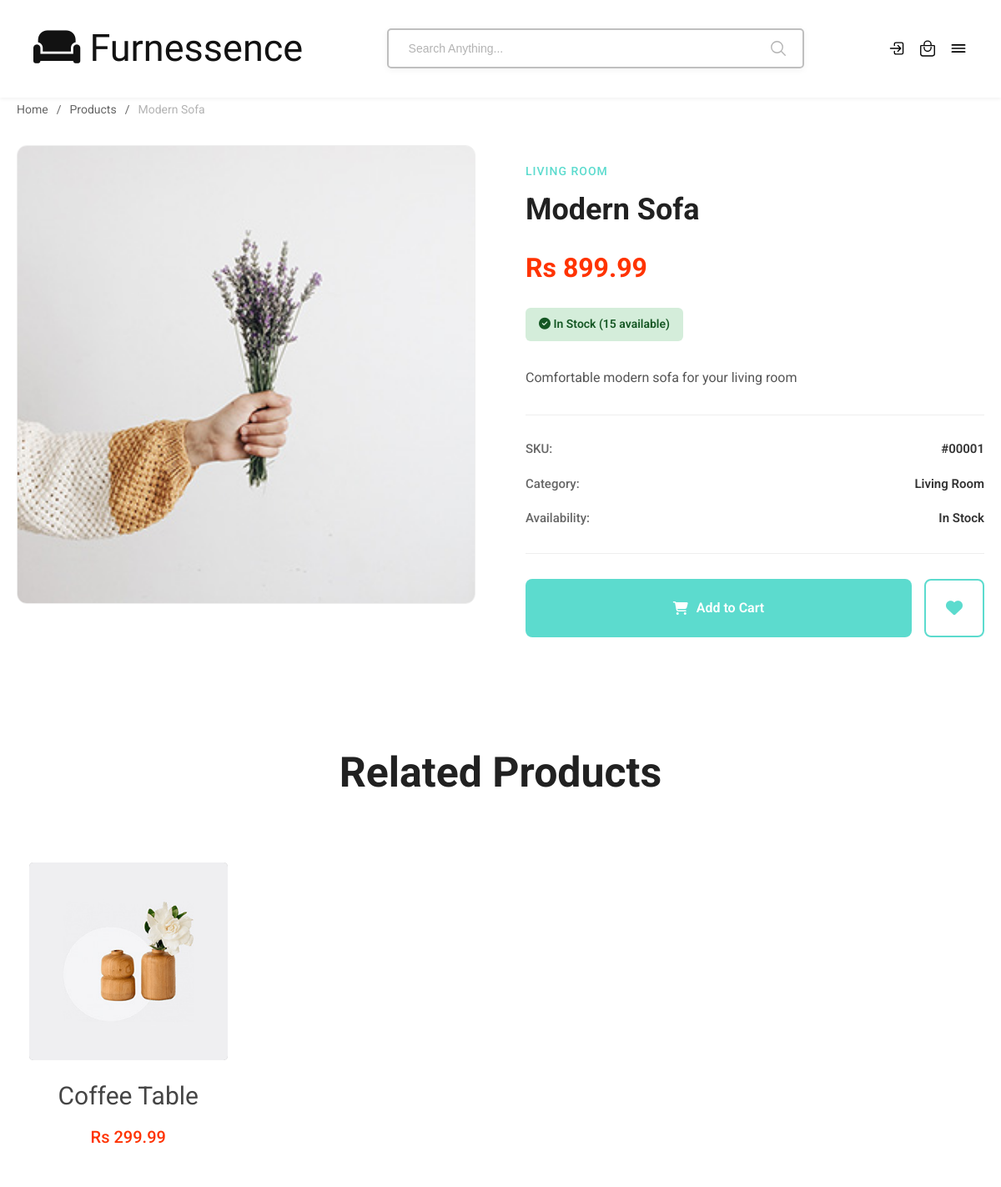
Screenshot of /product_details.php?id=1 with the database file from the repository.
### tables this page shows
CREATE TABLE IF NOT EXISTS products (
    id INT(11) AUTO_INCREMENT PRIMARY KEY,
    category_id INT(11),
    name VARCHAR(255) NOT NULL,
    slug VARCHAR(255) NOT NULL UNIQUE,
    description TEXT,
    price DECIMAL(10,2) NOT NULL,
    stock_quantity INT(11) NOT NULL DEFAULT 0,
    low_stock_threshold INT(11) DEFAULT 10,
    image VARCHAR(255),
    is_active TINYINT(1) DEFAULT 1,
    created_at TIMESTAMP DEFAULT CURRENT_TIMESTAMP,
    updated_at TIMESTAMP DEFAULT CURRENT_TIMESTAMP ON UPDATE CURRENT_TIMESTAMP,
    FOREIGN KEY (category_id) REFERENCES categories(id) ON DELETE SET NULL,
    INDEX idx_category (category_id),
    INDEX idx_slug (slug),
    INDEX idx_active (is_active)
);

CREATE TABLE IF NOT EXISTS categories (
    id INT(11) AUTO_INCREMENT PRIMARY KEY,
    name VARCHAR(100) NOT NULL,
    slug VARCHAR(100) NOT NULL UNIQUE,
    description TEXT,
    created_at TIMESTAMP DEFAULT CURRENT_TIMESTAMP,
    INDEX idx_slug (slug)
);

### product_details.php (the view, shortened to what this page needs)
<?php
require_once 'config.php';
$product_id = isset($_GET['id']) ? intval($_GET['id']) : 0;
$product_stmt = mysqli_prepare($conn, "SELECT p.*, c.name as category_name, c.slug as category_slug
                  FROM products p
                  LEFT JOIN categories c ON p.category_id = c.id
                  WHERE p.id = ? AND p.is_active = 1
                  LIMIT 1");
mysqli_stmt_bind_param($product_stmt, "i", $product_id);
mysqli_stmt_execute($product_stmt);
$product_result = mysqli_stmt_get_result($product_stmt);
$product = mysqli_fetch_assoc($product_result);
$related_stmt = mysqli_prepare($conn, "SELECT p.*, c.name as category_name
                  FROM products p
                  LEFT JOIN categories c ON p.category_id = c.id
                  WHERE p.category_id = ?
                  AND p.id != ?
                  AND p.is_active = 1
                  ORDER BY RAND()
                  LIMIT 4");
mysqli_stmt_bind_param($related_stmt, "ii", $product['category_id'], $product_id);
mysqli_stmt_execute($related_stmt);
$related_result = mysqli_stmt_get_result($related_stmt);
$is_out_of_stock = $product['stock_quantity'] <= 0;
$is_low_stock = $product['stock_quantity'] > 0 && $product['stock_quantity'] <= $product['low_stock_threshold'];
?>
<!DOCTYPE html>
<html lang="en">
<head>
    <link rel="stylesheet" href="./assests/css/style.css">
    <link rel="stylesheet" href="./assests/css/autocomplete.css">
    <link rel="stylesheet" href="https://cdnjs.cloudflare.com/ajax/libs/font-awesome/6.5.1/css/all.min.css">
</head>
<body>
<?php include 'includes/header.php'; ?>
<main>
    <div class="product-details-container">
        <nav class="breadcrumb">
            <a href="index.php">Home</a>
            <span>/</span>
            <a href="index.php#product">Products</a>
            <span>/</span>
            <span><?php echo htmlspecialchars($product['name']); ?></span>
        </nav>
        <div class="product-details-grid">
            <div class="product-image-section">
                <?php
                $product_image = !empty($product['image']) ? htmlspecialchars($product['image']) : 'assests/images/products/product-1.jpg';
                ?>
                <img src="<?php echo $product_image; ?>"
                     alt="<?php echo htmlspecialchars($product['name']); ?>"
                     class="product-main-image">
            </div>
            <div class="product-info-section">
                <div class="product-category">
                    <?php echo htmlspecialchars($product['category_name'] ?? 'Uncategorized'); ?>
                </div>
                <h1 class="product-title">
                    <?php echo htmlspecialchars($product['name']); ?>
                </h1>
                <div class="product-price">
                    Rs <?php echo number_format($product['price'], 2); ?>
                </div>
                <?php if ($is_out_of_stock): ?>
                    <div class="stock-status out-of-stock">
                        <i class="fas fa-times-circle"></i> Out of Stock
                    </div>
                <?php elseif ($is_low_stock): ?>
                    <div class="stock-status low-stock">
                        <i class="fas fa-exclamation-triangle"></i> Only <?php echo $product['stock_quantity']; ?> left
                    </div>
                <?php else: ?>
                    <div class="stock-status in-stock">
                        <i class="fas fa-check-circle"></i> In Stock (<?php echo $product['stock_quantity']; ?> available)
                    </div>
                <?php endif; ?>
                <div class="product-description">
                    <?php
                    if (!empty($product['description'])) {
                        echo nl2br(htmlspecialchars($product['description']));
                    } else {
                        echo "Premium quality furniture piece that combines style and functionality. Perfect for modern homes.";
                    }
                    ?>
                </div>
                <div class="product-meta">
                    <div class="meta-item">
                        <span class="meta-label">SKU:</span>
                        <span class="meta-value">#<?php echo str_pad($product['id'], 5, '0', STR_PAD_LEFT); ?></span>
                    </div>
                    <div class="meta-item">
                        <span class="meta-label">Category:</span>
                        <span class="meta-value"><?php echo htmlspecialchars($product['category_name'] ?? 'Uncategorized'); ?></span>
                    </div>
                    <div class="meta-item">
                        <span class="meta-label">Availability:</span>
                        <span class="meta-value">
                            <?php echo $is_out_of_stock ? 'Out of Stock' : 'In Stock'; ?>
                        </span>
                    </div>
                </div>
                <div class="product-actions">
                    <button class="btn-add-cart add-to-cart-btn"
                            data-product-id="<?php echo $product['id']; ?>"
                            data-product-name="<?php echo htmlspecialchars($product['name']); ?>"
                            data-product-price="<?php echo $product['price']; ?>"
                            data-product-image="<?php echo htmlspecialchars($product['image']); ?>"
                            <?php echo $is_out_of_stock ? 'disabled' : ''; ?>>
                        <i class="fas fa-shopping-cart"></i>
                        <?php echo $is_out_of_stock ? 'Out of Stock' : 'Add to Cart'; ?>
                    </button>
                    <button class="btn-wishlist add-to-wishlist-btn"
                            data-product-id="<?php echo $product['id']; ?>"
                            data-product-name="<?php echo htmlspecialchars($product['name']); ?>"
                            data-product-price="<?php echo $product['price']; ?>"
                            data-product-image="<?php echo htmlspecialchars($product['image']); ?>"
                            title="Add to Wishlist">
                        <i class="fas fa-heart"></i>
                    </button>
                </div>
            </div>
        </div>
        <?php if (mysqli_num_rows($related_result) > 0): ?>
        <div class="related-products-section">
            <h2 class="section-title">Related Products</h2>
            <div class="related-grid">
                <?php while ($related = mysqli_fetch_assoc($related_result)):
                    $related_image = !empty($related['image']) ? htmlspecialchars($related['image']) : 'assests/images/products/product-1.jpg';
                ?>
                <div class="product-card">
                    <a href="product_details.php?id=<?php echo $related['id']; ?>" class="card-banner img-holder" style="--width: 300; --height: 300;">
                        <img src="<?php echo $related_image; ?>"
                             width="300" height="300" loading="lazy"
                             alt="<?php echo htmlspecialchars($related['name']); ?>"
                             class="img-cover">
                    </a>
                    <div class="card-content">
                        <h3 class="h3">
                            <a href="product_details.php?id=<?php echo $related['id']; ?>" class="card-title">
                                <?php echo htmlspecialchars($related['name']); ?>
                            </a>
                        </h3>
                        <div class="card-price">
                            <data class="price" value="<?php echo $related['price']; ?>">
                                Rs <?php echo number_format($related['price'], 2); ?>
                            </data>
                        </div>
                    </div>
                </div>
                <?php endwhile; ?>
            </div>
        </div>
        <?php endif; ?>
    </div>
</main>
</body>
</html>

### product_details.php (style rules this page uses)
.product-details-container { max-width: 1200px; margin: 120px auto 60px; padding: 0 20px; }
.breadcrumb { display: flex; gap: 10px; margin-bottom: 30px; font-size: 14px; color: #666; }
.breadcrumb a { color: #666; text-decoration: none; }
.product-details-grid { display: grid; grid-template-columns: 1fr 1fr; gap: 60px; margin-bottom: 80px; }
.product-image-section { position: sticky; top: 100px; height: fit-content; }
.product-main-image { width: 100%; aspect-ratio: 1; object-fit: cover; border-radius: 12px; border: 1px solid #eee; }
.product-info-section { padding: 20px 0; }
.product-category { color: hsl(174, 64%, 61%); font-size: 14px; font-weight: 500; text-transform: uppercase; letter-spacing: 1px; margin-bottom: 10px; }
.product-title { font-size: 36px; font-weight: 700; margin-bottom: 20px; color: hsl(0, 0%, 13%); line-height: 1.3; }
.product-price { font-size: 32px; font-weight: 700; color: hsl(12, 100%, 50%); margin-bottom: 20px; }
.stock-status { display: inline-block; padding: 8px 16px; border-radius: 6px; font-size: 14px; font-weight: 600; margin-bottom: 30px; }
.stock-status.in-stock { background: #d4edda; color: #155724; }
.product-description { line-height: 1.8; color: #555; margin-bottom: 30px; font-size: 16px; }
.product-meta { border-top: 1px solid #eee; border-bottom: 1px solid #eee; padding: 20px 0; margin-bottom: 30px; }
.meta-item { display: flex; justify-content: space-between; padding: 8px 0; font-size: 15px; }
.meta-label { color: #666; font-weight: 500; }
.meta-value { color: #333; font-weight: 600; }
.product-actions { display: flex; gap: 15px; margin-bottom: 20px; }
.btn-add-cart { flex: 1; padding: 16px 32px; background: hsl(174, 64%, 61%); color: white; border: none; border-radius: 8px; font-size: 16px; font-weight: 600; cursor: pointer; transition: all 0.3s; display: flex; align-items: center; justify-content: center; gap: 10px; }
.btn-wishlist { padding: 16px 24px; background: white; color: hsl(174, 64%, 61%); border: 2px solid hsl(174, 64%, 61%); border-radius: 8px; font-size: 20px; cursor: pointer; transition: all 0.3s; }
.related-products-section { margin-top: 80px; }
.section-title { text-align: center; font-size: 32px; font-weight: 700; margin-bottom: 50px; color: hsl(0, 0%, 13%); }
.related-grid { display: grid; grid-template-columns: repeat(4, 1fr); gap: 30px; }

### rows the page displays
products: name "Modern Sofa", image (picture), category.name "LIVING ROOM", price "899.99", stock_quantity "15", description "Comfortable modern sofa for your living room", id "00001", category.name "Living Room"
products: image (picture), name "Coffee Table", price "299.99"
